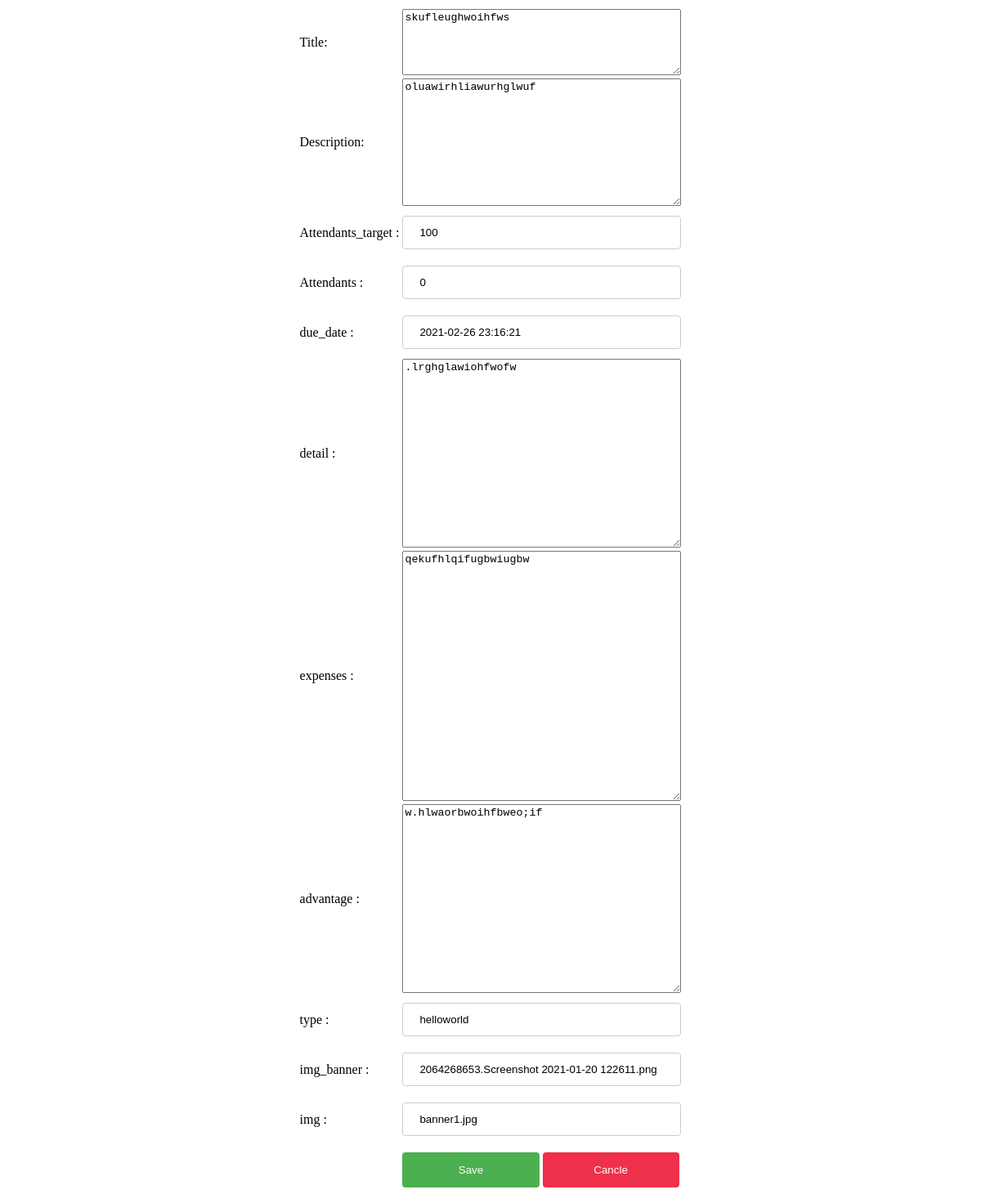
/htm/editForm.php (signed in), run on an earlier commit of the app's database.
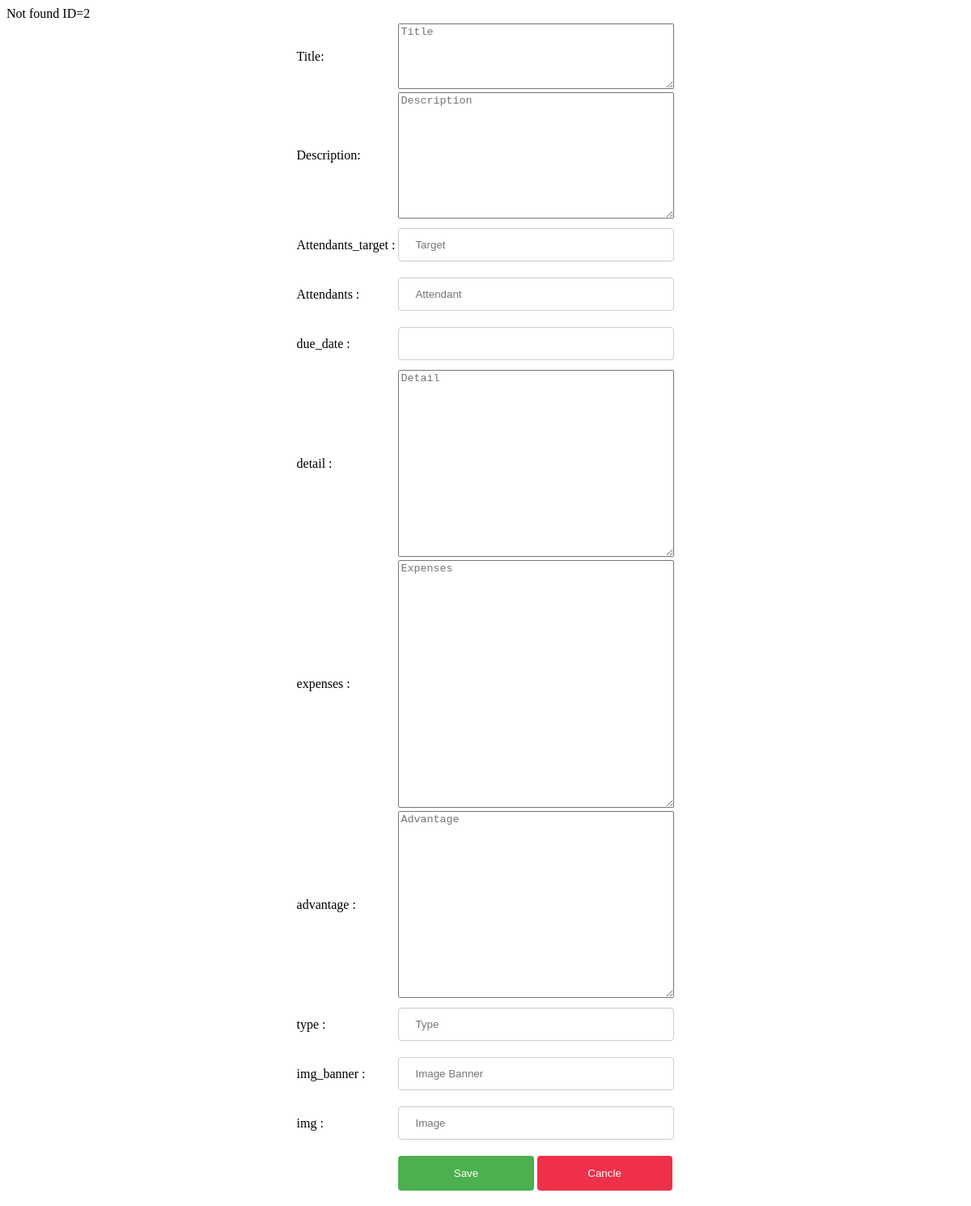
And on a later commit of the database.
### tables this page shows
CREATE TABLE `volunteer` (
  `id` int(11) NOT NULL,
  `user_id` int(10) NOT NULL,
  `title` varchar(100) NOT NULL,
  `description` varchar(500) NOT NULL,
  `attendants_target` int(3) NOT NULL,
  `attendants` int(3) NOT NULL,
  `due_date` datetime NOT NULL,
  `detail` text NOT NULL,
  `expenses` text NOT NULL,
  `advantage` varchar(300) NOT NULL,
  `type` varchar(50) NOT NULL,
  `img_banner` text NOT NULL,
  `img` text NOT NULL,
  `doc` text NOT NULL,
  `status` varchar(30) NOT NULL
);

### htm/editForm.php (the view, shortened to what this page needs)
<HTML>
<head>
	<link rel="stylesheet" href="../css/style-insertform.css">
</head>
<BODY>
	<?php
	$conn=mysqli_connect("localhost", "root", "","volunteerhub");
	$conn->query("SET NAMES UTF8");
	$sql = "SELECT * FROM volunteer WHERE id = '".$_SESSION['id']."' ";
	$query= mysqli_query($conn,$sql);
	$result = mysqli_fetch_array($query);
	if(!$result){
		echo "Not found ID=".$_SESSION['id'];
	}else
	{
	}
	?>
	<center>
		<table>
			<form action="edit.php" method="POST">
			<TR>
				<TD>Title:</TD>
				<TD>
					<textarea name="title" cols="40" rows="5"  size="20" placeholder="Title" required><?php echo $result['title'];?></textarea>
				</TD>
			</TR>
			<TR>
				<TD>Description:</TD>
				<TD>
					<textarea name="description" cols="40" rows="10"  size="20" placeholder="Description" required><?php echo $result['description'];?></textarea>
				</TD>
			</TR>
			<TR>
				<TD>Attendants_target	:</TD>
				<TD>
					<input type="number" name="target" maxlength"10" size="20" placeholder="Target" value="<?php echo $result['attendants_target'];?>" required>
				</TD>
			</TR>
			<TR>
				<TD>Attendants	:</TD>
				<TD>
					<input type="number" name="attendant" maxlength"10" size="20" placeholder="Attendant"  value="<?php echo $result['attendants'];?>" required>
				</TD>
			</TR>
			<TR>
				<TD>due_date	:</TD>
				<TD>
					<input type="text" name="due_date" maxlength"10" size="20" value="<?php echo $result['due_date'];?>" required>
				</TD>
			</TR>
			<TR>
				<TD>detail	:</TD>
				<TD>
					<textarea name="detail" cols="40" rows="15"  size="20" placeholder="Detail" required><?php echo $result['detail'];?></textarea>
				</TD>
			</TR>
			<TR>
				<TD>expenses	:</TD>
				<TD>
					<textarea name="expenses" cols="40" rows="20"  size="20" placeholder="Expenses" required><?php echo $result['expenses'];?></textarea>
				</TD>
			</TR>
			<TR>
				<TD>advantage	:</TD>
				<TD>
					<textarea name="advantage" cols="40" rows="15"  size="20" placeholder="Advantage" required><?php echo $result['advantage'];?></textarea>
				</TD>
			</TR>
			<TR>
				<TD>type	:</TD>
				<TD>
					<input type="text" name="type" maxlength"10"  size="20" placeholder="Type" value="<?php echo $result['type'];?>" required>
				</TD>
			</TR>
			<TR>
				<TD>img_banner	:</TD>
				<TD>
					<input type="text" name="img_banner" maxlength"10" size="20" placeholder="Image Banner" value="<?php echo $result['img_banner'];?>" required>
				</TD>
			</TR>
			<TR>
				<TD>img	:</TD>
				<TD>
					<input type="text" name="img" maxlength"10"  size="20" placeholder="Image" value="<?php echo $result['img'];?>" required>
				</TD>
			</TR>
						<tr>
							<td></td>
							<td>
								<input type="submit" name="submit" value="Save">
								<input type="reset" name="submit" value="Cancle">
							</td>
						</tr>
						</form>
					</table>
		</center>
</BODY>
</HTML>

### css/style-insertform.css (style rules this page uses)
input[type=text], select { width: 100%; padding: 12px 20px; margin: 8px 0; display: inline-block; border: 1px solid #ccc; border-radius: 4px; box-sizing: border-box; }
input[type=number], select { width: 100%; padding: 12px 20px; margin: 8px 0; display: inline-block; border: 1px solid #ccc; border-radius: 4px; box-sizing: border-box; }
input[type=submit] { width: 49%; background-color: #4CAF50; color: white; padding: 14px 20px; margin: 8px 0; border: none; border-radius: 4px; cursor: pointer; }
input[type=reset] { width: 49%; background-color: #EF304A; color: white; padding: 14px 20px; margin: 8px 0; border: none; border-radius: 4px; cursor: pointer; }

What changed in the data, as far as the page shows it:
removed volunteer: title "skufleughwoihfws", description "oluawirhliawurhglwuf", target "100", attendant "0", due_date "2021-02-26 23:16:21", detail ".lrghglawiohfwofw", expenses "qekufhlqifugbwiugbw", advantage "w.hlwaorbwoihfbweo;if", type "helloworld", img_banner "2064268653.Screenshot 2021-01-20 122611.png", img "banner1.jpg"
Also different on the page:
$_SESSION['id']: (not shown) → "2"
text now shown: "Not found ID="
